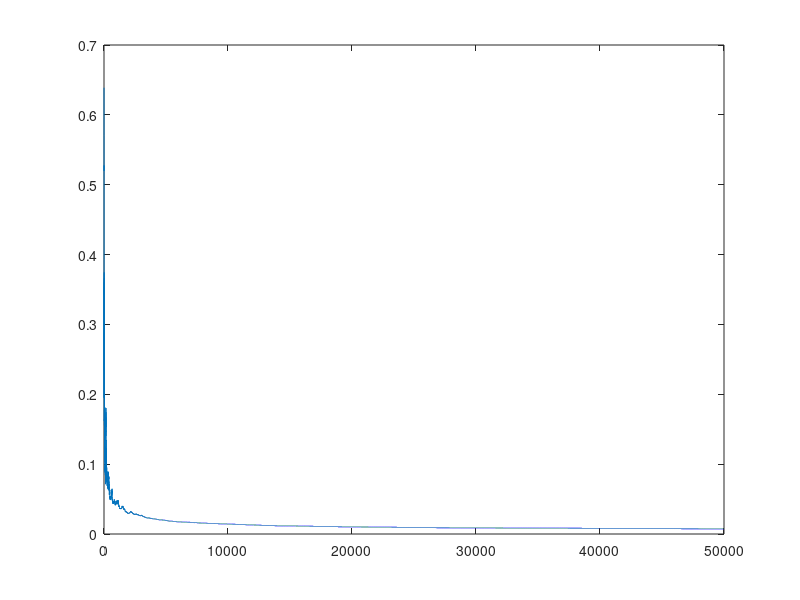

Recreate this plot in MATLAB.
load('data3.mat');

N = size(xi,1);                 %dimension input
P = 500;                         %amount of inputs
xi_s = xi(:,1:P)';
tau_s = tau(1:P);
w1 = rand(N,1);                %weights
w1 = w1./norm(w1);
w2 = rand(N,1);
w2 = w2./norm(w2);

n = 0.01;
h = ones(N,1)*0.1;
t_max = 100;
%initialize xi and tau somehow
EV = nan(t_max*P,1);

for t = 1:t_max*P

    [xi_v,I] = datasample(xi_s,1);
    tau_v = tau_s(I);
    e_v = ((tanh(xi_v*w1) + tanh(xi_v*w2) - tau_v)^2)/2;
    e_vh1 = ((tanh(xi_v*(w1+h)) + tanh(xi_v*w2) - tau_v)^2)/2;
    e_vh2 = ((tanh(xi_v*w1) + tanh(xi_v*(w2+h)) - tau_v)^2)/2;

    w1 = w1 - n*(e_vh1-e_v)./h;
    w2 = w2 - n*(e_vh2-e_v)./h;
    
    EV(t) = (1/P)*0.5*sum((tanh(xi_s*w1)+tanh(xi_s*w2)).^2);

end

plot(1:t_max*P,EV)